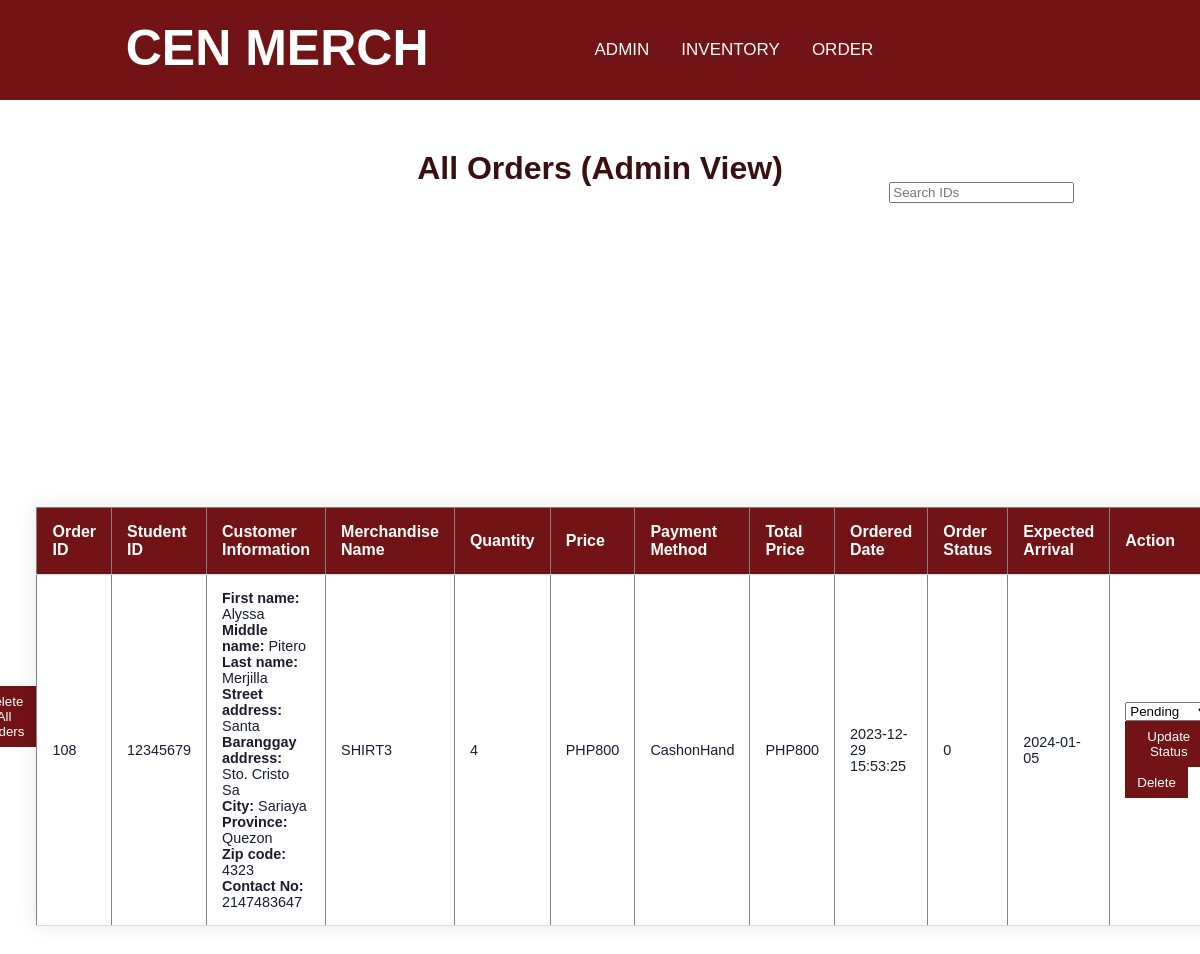
The page /admin/order_status.php on the database its author committed.
### admin/order_status.php (the view, shortened to what this page needs)
<?php
$servername = "127.0.0.1";
$username = "usera";
$password_db = "123098";
$database = "cen merch";
$conn = new mysqli($servername, $username, $password_db, $database);
?>
<html lang="en" xmlns="http://www.w3.org/1999/xhtml">
<head>
    <link rel="stylesheet" href="order_status.css"/>
</head>
<body>
    <header>
        <h1 class="headingnav">CEN MERCH</h1>
        <div class="topnav">
            <a href="admin_dashboard.php" target="_parent">ADMIN</a>
            <a href="merchandise.php" target="_parent">INVENTORY</a>
            <a href="order_status.php" target="_parent">ORDER</a>
        </div>
        <form action="<?php echo $_SERVER['PHP_SELF']; ?>" method="get">
            <input type="text" id="search-item" placeholder="Search IDs" name="searchStudentOrder">
        </form>
    </header>
    <?php
        $query_all_orders = "SELECT od.order_id, od.student_id, c.first_name, c.middle_name, c.last_name, c.street_address, c.baranggay_address, c.city_address,
        c.province_address, c.zip_code, c.contact_no,
        GROUP_CONCAT(DISTINCT od.merch_name) AS merch_name,
        SUM(od.order_amount) AS order_amount, SUM(od.price) AS price,
        MAX(od.ordered_date) AS ordered_date, MAX(os.order_status) AS order_status, MAX(os.expected_arrival) AS expected_arrival,
        pm.payment_method, pm.total_price
        FROM `order details` od
        LEFT JOIN `order status` os ON od.order_id = os.order_id
        LEFT JOIN `payment method` pm ON od.student_id = pm.student_id
        LEFT JOIN `customer's information` c ON od.student_id = c.student_id";
        $query_all_orders .= " GROUP BY od.order_id, od.student_id";
        $result_all_orders = $conn->query($query_all_orders);
        ?>
    <div class="baba">
        <h2>All Orders (Admin View)</h2>
        <?php if ($result_all_orders->num_rows > 0) : ?>
            <form action="<?php echo $_SERVER['PHP_SELF']; ?>" method="post">
                <table border="1">
                    <thead>
                        <tr>
                            <th>Order ID</th>
                            <th>Student ID</th>
                            <th>Customer Information</th>
                            <th>Merchandise Name</th>
                            <th>Quantity</th>
                            <th>Price</th>
                            <th>Payment Method</th>
                            <th>Total Price</th>
                            <th>Ordered Date</th>
                            <th>Order Status</th>
                            <th>Expected Arrival</th>
                            <th>Action</th>
                        </tr>
                    </thead>
                    <tbody>
                        <?php while ($row = $result_all_orders->fetch_assoc()) : ?>
                            <tr>
                                <td><?php echo $row['order_id']; ?></td>
                                <td><?php echo $row['student_id']; ?></td>
                                <td>
                                    <b>First name:</b> <?php echo $row['first_name']; ?> <br>
                                    <b>Middle name:</b> <?php echo $row['middle_name']; ?> <br>
                                    <b>Last name:</b> <?php echo $row['last_name']; ?> <br>
                                    <b>Street address:</b> <?php echo $row['street_address']; ?> <br>
                                    <b>Baranggay address:</b> <?php echo $row['baranggay_address']; ?> <br>
                                    <b>City:</b> <?php echo $row['city_address']; ?> <br>
                                    <b>Province:</b> <?php echo $row['province_address']; ?> <br>
                                    <b>Zip code:</b> <?php echo $row['zip_code']; ?> <br>
                                    <b>Contact No:</b> <?php echo $row['contact_no']; ?>
                                </td>
                                <td><?php echo $row['merch_name']; ?></td>
                                <td><?php echo $row['order_amount']; ?></td>
                                <td>PHP<?php echo $row['price']; ?></td>
                                <td><?php echo $row['payment_method']; ?></td>
                                <td>PHP<?php echo $row['total_price']; ?></td>
                                <td><?php echo $row['ordered_date']; ?></td>
                                <td><?php echo $row['order_status']; ?></td>
                                <td><?php echo $row['expected_arrival'] ?? 'N/A'; ?></td>
                                <td>
                                    <form action="<?php echo $_SERVER['PHP_SELF']; ?>" method="post">
                                        <select name="new_status">
                                            <option value="1" <?php echo $row['order_status'] == 1 ? 'selected' : ''; ?>>Pending</option>
                                        </select>
                                        <button type="submit" name="update_status">Update Status</button>
                                        <button type="submit" name="delete_order">Delete</button>
                                    </form>
                                </td>
                            </tr>
                        <?php endwhile; ?>
                        <div>
                            <button type="submit" name="delete_all">Delete All Orders</button>
                        </div>
                    </tbody>
                </table>
            </form>
        <?php endif; ?>
    </div>
</body>
</html>

### admin/order_status.css (style rules this page uses)
body { background: white; color: #1b1b32; font-family: Helvetica; margin: 0; }
header { width: 100%; height: 100px; background-color: #721315; display: flex; align-items: center; justify-content:center; position: fixed; top: 0; }
.topnav { background-color:#721315; overflow:hidden; }
.topnav a { float:left; color:white; text-align: center; padding:14px 16px; text-decoration:none; font-size:17px; }
.headingnav { font-size:50px; text-align:center; margin-right:150px; }
h2 { color: #381010; text-align: center; margin-top: 30px; font-size: 2em; }
h1 { color: #fff; text-align: center; margin-top: 30px; font-size: 2em; }
table { width: 80%; margin-top: 300px; margin: 20px auto; background: #fff; border-collapse: collapse; box-shadow: 0 0 20px rgba(0, 0, 0, 0.1); }
th, td { padding: 15px; text-align: left; border-bottom: 1px solid #ddd; }
th { background: #721315; color: #fff; font-weight: bold; }
td { font-size: 0.9em; }
form { display: flex; align-items: center; justify-content: center; margin-top: 300px; }
button { background-color: #721315; color: #fff; border: none; padding: 8px 12px; cursor: pointer; }
a { color: #721315; text-decoration: none; }
.baba { font-weight: bold; margin-top:150px; }

### rows shown on the page
order details: order_id "108", student "12345679", student.first_name "Alyssa", student.middle_name "Pitero", student.last_name "Merjilla", student.street_address "Santa", student.baranggay_address "Sto. Cristo Sa", student.city_address "Sariaya", student.province_address "Quezon", student.zip_code "4323", student.contact_no "2147483647", merch_name "SHIRT3", order_amount "4", price "800", payment_method "CashonHand", total_price "800", ordered_date "2023-12-29 15:53:25", order_status "0", expected_arrival "2024-01-05"
